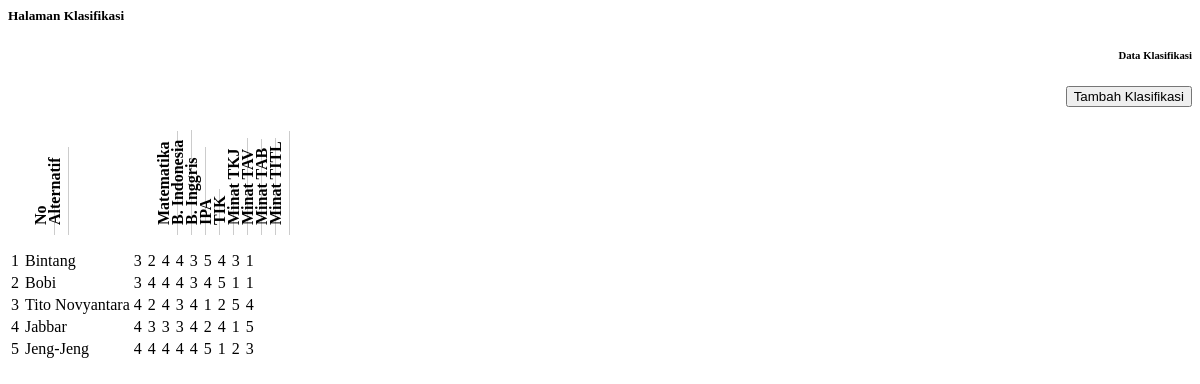
/admin/klasifikasi.php, run on the app's committed database.
### tables this page shows
CREATE TABLE `klasifikasi` (
  `id_klasifikasi` int(5) NOT NULL,
  `id_siswa` varchar(10) NOT NULL,
  `nilai_matematika` double NOT NULL DEFAULT '0',
  `nilai_bahasaindonesia` double NOT NULL DEFAULT '0',
  `nilai_bahasainggris` double NOT NULL DEFAULT '0',
  `nilai_ipa` double NOT NULL DEFAULT '0',
  `nilai_tik` double NOT NULL DEFAULT '0',
  `minat_tkj` double NOT NULL DEFAULT '0',
  `minat_tav` double NOT NULL DEFAULT '0',
  `minat_tab` double NOT NULL DEFAULT '0',
  `minat_titl` double NOT NULL DEFAULT '0'
);

CREATE TABLE `calonsiswa` (
  `id_siswa` varchar(10) NOT NULL,
  `nama_siswa` varchar(100) NOT NULL,
  `nama_asal_sekolah` varchar(200) NOT NULL
);

### admin/klasifikasi.php (the view, shortened to what this page needs)
<div id="content">
		<div class="page-title">
			<h5><i class="fa fa-tag"></i> Halaman Klasifikasi</h5>
		</div>
		<div class="panel panel-default">
			<div class="panel-heading" align="right"><h6 class="panel-title"><i class="fa fa-tag"></i> Data Klasifikasi</h6>
			<a href="?spk=Klasifikasi_Tambah"><input type="submit" value="Tambah Klasifikasi" class="btn btn-info"></a>
			</div>
			<div class="datatable">
				<table class="table table-bordered table-hover">
					<thead>
						<tr>
							<th class='rotate'><div><span>No</span></div></th>
							<th class='rotate'><div><span>Alternatif</span></div></th>
							<th class='rotate'><div><span>Matematika</span></div></th>
							<th class='rotate'><div><span>B. Indonesia</span></div></th>
							<th class='rotate'><div><span>B. Inggris</span></div></th>
							<th class='rotate'><div><span>IPA</span></div></th>
							<th class='rotate'><div><span>TIK</span></div></th>
							<th class='rotate'><div><span>Minat TKJ</span></div></th>
							<th class='rotate'><div><span>Minat TAV</span></div></th>
							<th class='rotate'><div><span>Minat TAB</span></div></th>
							<th class='rotate'><div><span>Minat TITL</span></div></th>
						</tr>
					</thead>
					<tbody>
					<?php
					$nomor = 0;
					$hasil = mysql_query("select * from klasifikasi, calonsiswa where klasifikasi.id_siswa=calonsiswa.id_siswa");
					while ($dataku = mysql_fetch_array($hasil)) {
					?>
						<tr>
							<td><?php echo $nomor=$nomor+1;?></td>
							<td><?php echo $dataku['nama_siswa']; ?></td>
							<td><?php echo $dataku['nilai_matematika']; ?></td>
							<td><?php echo $dataku['nilai_bahasaindonesia']; ?></td>
							<td><?php echo $dataku['nilai_bahasainggris']; ?></td>
							<td><?php echo $dataku['nilai_ipa']; ?></td>
							<td><?php echo $dataku['nilai_tik']; ?></td>
							<td><?php echo $dataku['minat_tkj']; ?></td>
							<td><?php echo $dataku['minat_tav']; ?></td>
							<td><?php echo $dataku['minat_tab']; ?></td>
							<td><?php echo $dataku['minat_titl']; ?></td>
						</tr>
					<?php }	?>
					</tbody>
				</table>
			</div>
		</div>
	</div>

### admin/klasifikasi.php (style rules this page uses)
th.rotate { height: 140px; white-space: nowrap; }
th.rotate > div { transform: translate(25px, 51px) rotate(270deg); width: 10px; }
th.rotate > div > span { border-bottom: 1px solid #ccc; padding: 5px 10px; }

### data on the page
klasifikasi: id_siswa.nama_siswa "Bintang", nilai_matematika "3", nilai_bahasaindonesia "2", nilai_bahasainggris "4", nilai_ipa "4", nilai_tik "3", minat_tkj "5", minat_tav "4", minat_tab "3", minat_titl "1"
klasifikasi: nomor "2", id_siswa.nama_siswa "Bobi", nilai_matematika "3", nilai_bahasaindonesia "4", nilai_bahasainggris "4", nilai_ipa "4", nilai_tik "3", minat_tkj "4", minat_tav "5", minat_tab "1", minat_titl "1"
klasifikasi: nomor "3", id_siswa.nama_siswa "Tito Novyantara", nilai_matematika "4", nilai_bahasaindonesia "2", nilai_bahasainggris "4", nilai_ipa "3", nilai_tik "4", minat_tkj "1", minat_tav "2", minat_tab "5", minat_titl "4"
klasifikasi: nomor "4", id_siswa.nama_siswa "Jabbar", nilai_matematika "4", nilai_bahasaindonesia "3", nilai_bahasainggris "3", nilai_ipa "3", nilai_tik "4", minat_tkj "2", minat_tav "4", minat_tab "1", minat_titl "5"
klasifikasi: nomor "5", id_siswa.nama_siswa "Jeng-Jeng", nilai_matematika "4", nilai_bahasaindonesia "4", nilai_bahasainggris "4", nilai_ipa "4", nilai_tik "4", minat_tkj "5", minat_tav "1", minat_tab "2", minat_titl "3"
